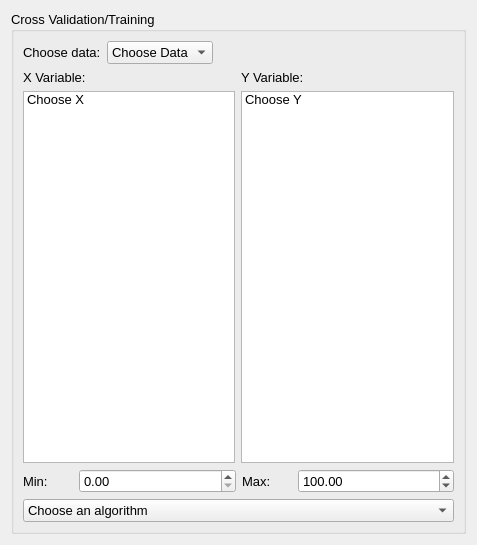
<?xml version="1.0" encoding="UTF-8"?>
<ui version="4.0">
 <class>Form</class>
 <widget class="QWidget" name="Form">
  <property name="geometry">
   <rect>
    <x>0</x>
    <y>0</y>
    <width>477</width>
    <height>545</height>
   </rect>
  </property>
  <property name="windowTitle">
   <string>Form</string>
  </property>
  <layout class="QVBoxLayout" name="verticalLayout">
   <item>
    <widget class="QGroupBox" name="regression">
     <property name="font">
      <font>
       <pointsize>10</pointsize>
      </font>
     </property>
     <property name="title">
      <string>Cross Validation/Training</string>
     </property>
     <layout class="QVBoxLayout" name="verticalLayout_2">
      <item>
       <layout class="QHBoxLayout" name="regression_choosedata_hlayout">
        <item>
         <widget class="QLabel" name="regression_choosedata_label">
          <property name="text">
           <string>Choose data:</string>
          </property>
         </widget>
        </item>
        <item>
         <widget class="QComboBox" name="regression_choosedata">
          <property name="iconSize">
           <size>
            <width>50</width>
            <height>20</height>
           </size>
          </property>
          <item>
           <property name="text">
            <string>Choose Data</string>
           </property>
          </item>
          <item>
           <property name="text">
            <string>Known Data</string>
           </property>
          </item>
         </widget>
        </item>
        <item>
         <spacer name="regression_choosedata_spacer">
          <property name="orientation">
           <enum>Qt::Horizontal</enum>
          </property>
          <property name="sizeHint" stdset="0">
           <size>
            <width>40</width>
            <height>20</height>
           </size>
          </property>
         </spacer>
        </item>
       </layout>
      </item>
      <item>
       <layout class="QHBoxLayout" name="regression_choosevars_hlayout">
        <item>
         <layout class="QVBoxLayout" name="regression_choosex_vlayout">
          <item>
           <widget class="QLabel" name="regression_choosex_label">
            <property name="text">
             <string>X Variable:</string>
            </property>
           </widget>
          </item>
          <item>
           <widget class="QListWidget" name="regression_choosex">
            <property name="enabled">
             <bool>true</bool>
            </property>
            <property name="sizePolicy">
             <sizepolicy hsizetype="Expanding" vsizetype="Expanding">
              <horstretch>0</horstretch>
              <verstretch>0</verstretch>
             </sizepolicy>
            </property>
            <property name="minimumSize">
             <size>
              <width>0</width>
              <height>0</height>
             </size>
            </property>
            <property name="maximumSize">
             <size>
              <width>900</width>
              <height>16777215</height>
             </size>
            </property>
            <item>
             <property name="text">
              <string>Choose X</string>
             </property>
            </item>
           </widget>
          </item>
         </layout>
        </item>
        <item>
         <layout class="QVBoxLayout" name="regression_choosey_vlayout">
          <item>
           <widget class="QLabel" name="regression_choosey_label">
            <property name="text">
             <string>Y Variable:</string>
            </property>
           </widget>
          </item>
          <item>
           <widget class="QListWidget" name="regression_choosey">
            <property name="sizePolicy">
             <sizepolicy hsizetype="Expanding" vsizetype="Expanding">
              <horstretch>0</horstretch>
              <verstretch>0</verstretch>
             </sizepolicy>
            </property>
            <property name="minimumSize">
             <size>
              <width>0</width>
              <height>0</height>
             </size>
            </property>
            <property name="maximumSize">
             <size>
              <width>900</width>
              <height>16777215</height>
             </size>
            </property>
            <property name="sortingEnabled">
             <bool>true</bool>
            </property>
            <item>
             <property name="text">
              <string>Choose Y</string>
             </property>
            </item>
           </widget>
          </item>
         </layout>
        </item>
       </layout>
      </item>
      <item>
       <layout class="QHBoxLayout" name="min_max_layout">
        <item>
         <widget class="QLabel" name="min_label">
          <property name="maximumSize">
           <size>
            <width>50</width>
            <height>16777215</height>
           </size>
          </property>
          <property name="text">
           <string>Min:</string>
          </property>
         </widget>
        </item>
        <item>
         <widget class="QDoubleSpinBox" name="yvarmin_spin">
          <property name="maximum">
           <double>9999999.000000000000000</double>
          </property>
         </widget>
        </item>
        <item>
         <widget class="QLabel" name="max_label">
          <property name="maximumSize">
           <size>
            <width>50</width>
            <height>16777215</height>
           </size>
          </property>
          <property name="text">
           <string>Max:</string>
          </property>
         </widget>
        </item>
        <item>
         <widget class="QDoubleSpinBox" name="yvarmax_spin">
          <property name="buttonSymbols">
           <enum>QAbstractSpinBox::UpDownArrows</enum>
          </property>
          <property name="decimals">
           <number>2</number>
          </property>
          <property name="minimum">
           <double>0.000000000000000</double>
          </property>
          <property name="maximum">
           <double>9999999.000000000000000</double>
          </property>
          <property name="value">
           <double>100.000000000000000</double>
          </property>
         </widget>
        </item>
       </layout>
      </item>
      <item>
       <widget class="QComboBox" name="regression_alg_choices">
        <property name="minimumSize">
         <size>
          <width>250</width>
          <height>0</height>
         </size>
        </property>
        <property name="iconSize">
         <size>
          <width>50</width>
          <height>20</height>
         </size>
        </property>
        <item>
         <property name="text">
          <string>Choose an algorithm</string>
         </property>
        </item>
        <item>
         <property name="text">
          <string>PLS</string>
         </property>
        </item>
        <item>
         <property name="text">
          <string>GP</string>
         </property>
        </item>
        <item>
         <property name="text">
          <string>OLS</string>
         </property>
        </item>
        <item>
         <property name="text">
          <string>OMP</string>
         </property>
        </item>
        <item>
         <property name="text">
          <string>Lasso</string>
         </property>
        </item>
        <item>
         <property name="text">
          <string>Lasso LARS</string>
         </property>
        </item>
        <item>
         <property name="text">
          <string>Elastic Net</string>
         </property>
        </item>
        <item>
         <property name="text">
          <string>Ridge</string>
         </property>
        </item>
        <item>
         <property name="text">
          <string>More to come...</string>
         </property>
        </item>
       </widget>
      </item>
     </layout>
    </widget>
   </item>
  </layout>
 </widget>
 <resources/>
 <connections/>
</ui>
